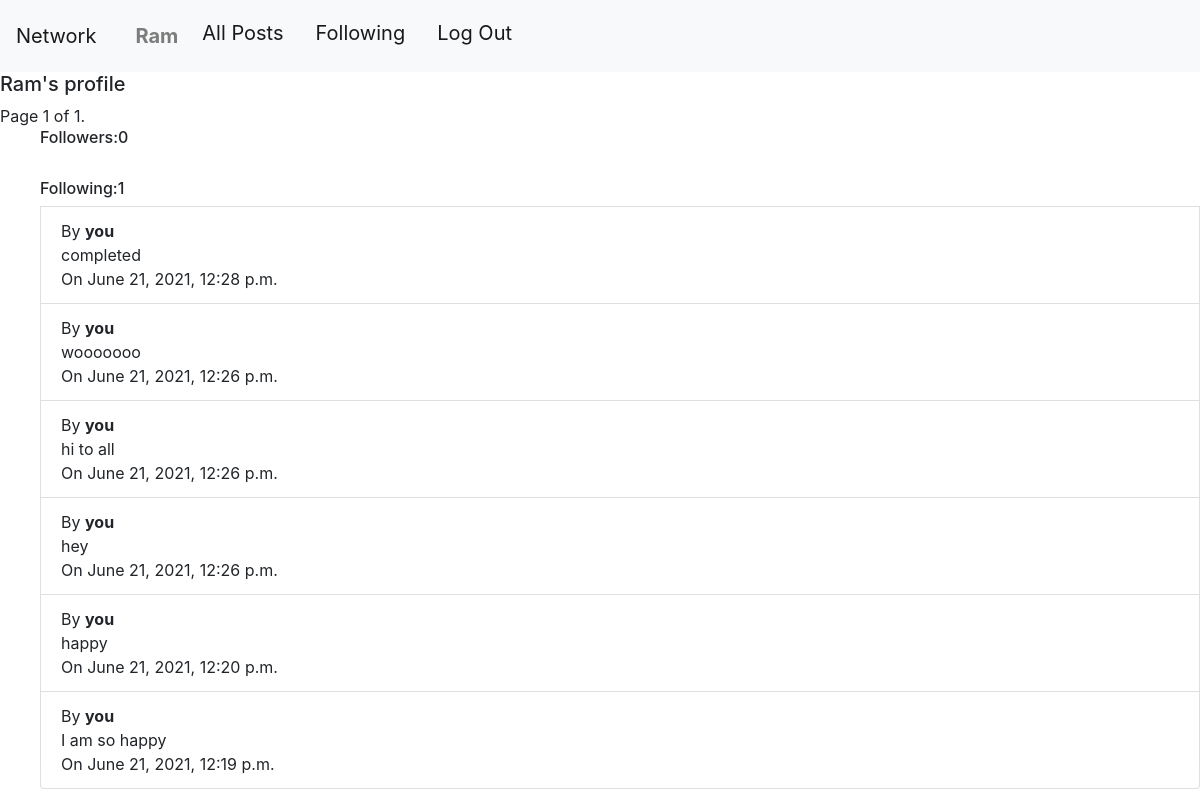
/profile/13 (signed in), run on an earlier commit of the app's database.
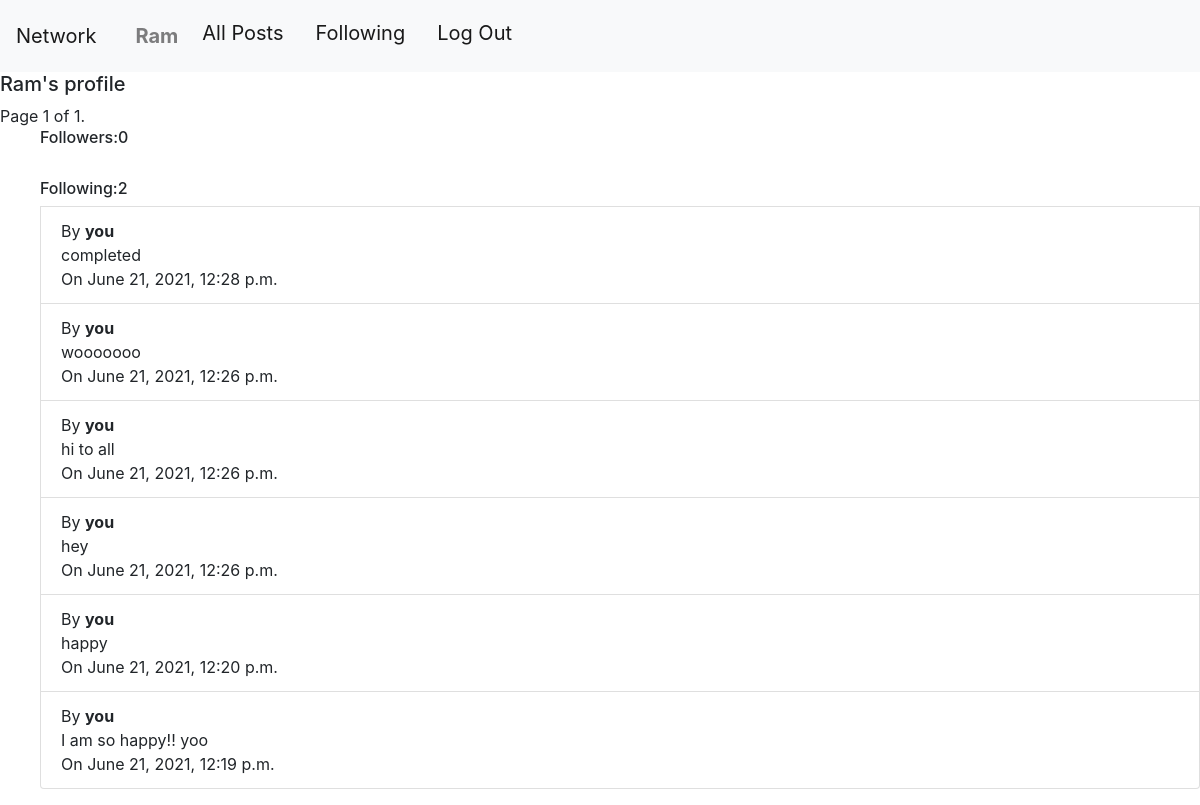
And on a later commit of the database.
### network/models.py (models this page shows, shortened)
class Post(models.Model):
    user = models.ForeignKey(User,on_delete = models.CASCADE, related_name = "posts")
    data = models.TextField(null = True)
    time = models.DateTimeField()
    likers = models.ManyToManyField(User, related_name = "liked_posts")

### network/views.py (the view)
# urls.py: path("profile/<int:pid>", views.profile, name="profile"),
def profile(request,pid):
    userobj = User.objects.get(pk=pid)
    userprofile = userobj.profile
    posts = userobj.posts.all()
    thisuserobj = User.objects.get(pk=request.user.id)
    thisuserprofile = thisuserobj.profile
    if userobj in thisuserprofile.followers.all():
        follows_you = "follows you!"
    else:
        follows_you = "doesn't follow you :("
    followers = userprofile.followers.all()
    following = userobj.following.all()
    if thisuserobj in userprofile.followers.all():
        show_follow_button = 0
    else:
        show_follow_button = 1
    following = userobj.following.all()
    person_profile = userobj.profile
    posts = posts.order_by('-pk')
    paginator = Paginator(posts, 10)
    if request.GET.get("page") != None:
        try:
            entries = paginator.page(request.GET.get("page")).object_list
            page_obj = paginator.get_page(request.GET.get("page"))
            print(page_obj)
        except:
            entries = paginator.page(1).object_list
            page_obj = paginator.get_page(1)
    else:
        entries = paginator.page(1).object_list
        page_obj = paginator.get_page(1)
    ids = entries.values_list('pk',flat = True)
    ids = list(ids)
    ids.sort()
    ids.reverse()
    print(page_obj)
    return render(request, 'network/profile.html',{
        "posts":entries,
         "nfollowing": following.count(),
        "nfollowers": followers.count(),
        "follows":follows_you,
        "person_profile": person_profile,
        "show_follow_button":show_follow_button,
        "puser":person_profile.user,
        "person_id":userobj.id,
        "page_obj":page_obj
        })

### network/models.py (called while the page is built)
    def __str__(self):
        return f"{self.user}"

### network/templates/network/profile.html (shortened to what this page needs)
{% extends "network/layout.html" %}
{% load static %}
{% block body %}
    <h5>{{person_profile}}'s profile</h5>
    <div class="pagination">
        <span class="step-links">
            <span class="current">
                Page {{ page_obj.number }} of {{ page_obj.paginator.num_pages }}.
            </span>
        </span>
      </div>
    <ul>
    <h6 id="nfollowers">Followers:{{nfollowers}}</h6><br>
    <h6 id="nfollowing">Following:{{nfollowing}}</h6>
    {% for post in posts %}
    <li class="list-group-item">
        {% if request.user.id == post.user.id %}
        By <strong>you</strong><br>
        {% else %}
            By <strong>{{post.user}}</strong><br>
        {% endif %}
        {{post.data}}<br>
        On {{post.time}}
    </li>
    {% endfor %}
</ul>
{% endblock %}

What changed in the data, as far as the page shows it:
changed Post: data "I am so happy" → "I am so happy!! yoo"
Also different on the page:
{{ nfollowing }}: "1" → "2"
